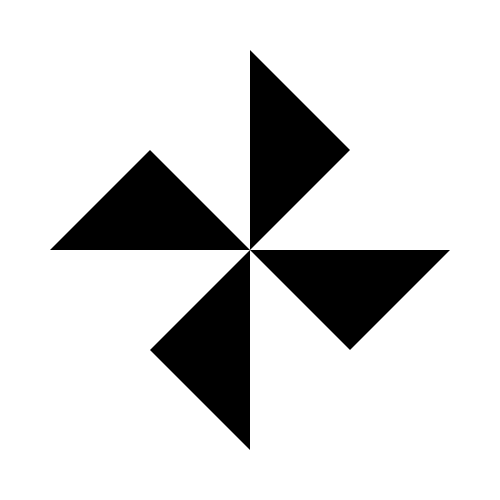
Frame 1 (no input)
Frame 2 (the mouse pressed at the canvas centre, redrawn once): identical to frame 1, image omitted

The Processing sketch that drew this single still picture (run headless with seeded random() and noise(); the mouse was pressed at the canvas centre and the sketch redrawn once):

// Processing sketch: ex4_4
// ── ex4_4.pde
PVector[] vertices = new PVector[8] ;

void setup() {
  size(500, 500) ;
  translate(width / 2, height / 2) ;
  for (int i = 0 ; i < vertices.length ; i++) {
    PVector vertex = PVector.fromAngle(radians(0)) ;
    vertex.mult(200) ;
    if (i % 2 != 0) vertex.div(sqrt(2)) ;
    vertex.rotate(i * QUARTER_PI) ;
    vertices[i] = vertex ;
  }
  noStroke() ;
  noLoop() ;
}

void draw() {
  background(255) ;
  translate(width / 2, height / 2) ;
  drawWindmill() ;
}

void drawWindmill() {
  beginShape(TRIANGLE_FAN) ;
  vertex(0, 0) ; // the center point
  for (int i = 0 ; i < vertices.length ; i++) {
    PVector v = vertices[i] ;
    if (i % 2 != 0) fill(0) ;
    else noFill() ;
    vertex(v.x, v.y) ;
  }
  endShape(CLOSE) ;
}
